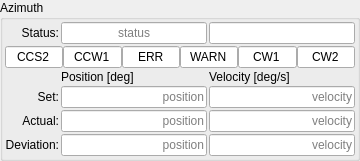
       <widget class="QGroupBox" name="groupBox_azimuth">
        <property name="maximumSize">
         <size>
          <width>360</width>
          <height>16777215</height>
         </size>
        </property>
        <property name="title">
         <string>Azimuth</string>
        </property>
        <layout class="QGridLayout" name="gridLayout_4">
         <property name="leftMargin">
          <number>2</number>
         </property>
         <property name="topMargin">
          <number>2</number>
         </property>
         <property name="rightMargin">
          <number>2</number>
         </property>
         <property name="bottomMargin">
          <number>2</number>
         </property>
         <property name="spacing">
          <number>2</number>
         </property>
         <item row="5" column="0">
          <widget class="QLabel" name="label_14">
           <property name="text">
            <string>Deviation:</string>
           </property>
           <property name="alignment">
            <set>Qt::AlignRight|Qt::AlignTrailing|Qt::AlignVCenter</set>
           </property>
          </widget>
         </item>
         <item row="0" column="0">
          <widget class="QLabel" name="label_16">
           <property name="text">
            <string>Status:</string>
           </property>
           <property name="alignment">
            <set>Qt::AlignRight|Qt::AlignTrailing|Qt::AlignVCenter</set>
           </property>
          </widget>
         </item>
         <item row="0" column="2">
          <widget class="QLineEdit" name="line_edit_system_17">
           <property name="minimumSize">
            <size>
             <width>55</width>
             <height>22</height>
            </size>
           </property>
           <property name="maximumSize">
            <size>
             <width>16777215</width>
             <height>16777215</height>
            </size>
           </property>
           <property name="focusPolicy">
            <enum>Qt::NoFocus</enum>
           </property>
           <property name="text">
            <string/>
           </property>
           <property name="alignment">
            <set>Qt::AlignCenter</set>
           </property>
           <property name="readOnly">
            <bool>true</bool>
           </property>
           <property name="opcua" stdset="0">
            <string>Azimuth.Status.AxisMoving</string>
           </property>
           <property name="opcua_type" stdset="0">
            <string>Boolean</string>
           </property>
           <property name="led_colour" stdset="0">
            <string>green</string>
           </property>
          </widget>
         </item>
         <item row="5" column="2">
          <widget class="QLineEdit" name="opcua_Azimuth_v_Shape">
           <property name="minimumSize">
            <size>
             <width>0</width>
             <height>22</height>
            </size>
           </property>
           <property name="maximumSize">
            <size>
             <width>16777215</width>
             <height>16777215</height>
            </size>
           </property>
           <property name="focusPolicy">
            <enum>Qt::NoFocus</enum>
           </property>
           <property name="alignment">
            <set>Qt::AlignRight|Qt::AlignTrailing|Qt::AlignVCenter</set>
           </property>
           <property name="readOnly">
            <bool>true</bool>
           </property>
           <property name="placeholderText">
            <string>velocity</string>
           </property>
           <property name="opcua" stdset="0">
            <string>Azimuth.Status.v_Shape</string>
           </property>
          </widget>
         </item>
         <item row="0" column="1">
          <widget class="QLineEdit" name="opcua_Azimuth_AxisState">
           <property name="minimumSize">
            <size>
             <width>0</width>
             <height>22</height>
            </size>
           </property>
           <property name="maximumSize">
            <size>
             <width>16777215</width>
             <height>16777215</height>
            </size>
           </property>
           <property name="focusPolicy">
            <enum>Qt::NoFocus</enum>
           </property>
           <property name="alignment">
            <set>Qt::AlignCenter</set>
           </property>
           <property name="readOnly">
            <bool>true</bool>
           </property>
           <property name="placeholderText">
            <string>status</string>
           </property>
           <property name="opcua" stdset="0">
            <string>Azimuth.Status.AxisState</string>
           </property>
           <property name="opcua_type" stdset="0">
            <string>AxisStateType</string>
           </property>
          </widget>
         </item>
         <item row="4" column="1">
          <widget class="QLineEdit" name="opcua_Azimuth_p_Act">
           <property name="minimumSize">
            <size>
             <width>0</width>
             <height>22</height>
            </size>
           </property>
           <property name="maximumSize">
            <size>
             <width>16777215</width>
             <height>16777215</height>
            </size>
           </property>
           <property name="focusPolicy">
            <enum>Qt::NoFocus</enum>
           </property>
           <property name="alignment">
            <set>Qt::AlignRight|Qt::AlignTrailing|Qt::AlignVCenter</set>
           </property>
           <property name="readOnly">
            <bool>true</bool>
           </property>
           <property name="placeholderText">
            <string>position</string>
           </property>
           <property name="opcua" stdset="0">
            <string>Azimuth.Status.p_Act</string>
           </property>
          </widget>
         </item>
         <item row="3" column="2">
          <widget class="QLineEdit" name="opcua_Azimuth_v_SetMax">
           <property name="minimumSize">
            <size>
             <width>0</width>
             <height>22</height>
            </size>
           </property>
           <property name="maximumSize">
            <size>
             <width>16777215</width>
             <height>16777215</height>
            </size>
           </property>
           <property name="focusPolicy">
            <enum>Qt::NoFocus</enum>
           </property>
           <property name="alignment">
            <set>Qt::AlignRight|Qt::AlignTrailing|Qt::AlignVCenter</set>
           </property>
           <property name="readOnly">
            <bool>true</bool>
           </property>
           <property name="placeholderText">
            <string>velocity</string>
           </property>
           <property name="opcua" stdset="0">
            <string>Azimuth.Status.v_SetMax</string>
           </property>
          </widget>
         </item>
         <item row="2" column="2">
          <widget class="QLabel" name="label_11">
           <property name="maximumSize">
            <size>
             <width>120</width>
             <height>16777215</height>
            </size>
           </property>
           <property name="text">
            <string>Velocity [deg/s]</string>
           </property>
          </widget>
         </item>
         <item row="4" column="0">
          <widget class="QLabel" name="label_13">
           <property name="text">
            <string>Actual:</string>
           </property>
           <property name="alignment">
            <set>Qt::AlignRight|Qt::AlignTrailing|Qt::AlignVCenter</set>
           </property>
          </widget>
         </item>
         <item row="4" column="2">
          <widget class="QLineEdit" name="opcua_Azimuth_v_Act">
           <property name="minimumSize">
            <size>
             <width>0</width>
             <height>22</height>
            </size>
           </property>
           <property name="maximumSize">
            <size>
             <width>16777215</width>
             <height>16777215</height>
            </size>
           </property>
           <property name="focusPolicy">
            <enum>Qt::NoFocus</enum>
           </property>
           <property name="alignment">
            <set>Qt::AlignRight|Qt::AlignTrailing|Qt::AlignVCenter</set>
           </property>
           <property name="readOnly">
            <bool>true</bool>
           </property>
           <property name="placeholderText">
            <string>velocity</string>
           </property>
           <property name="opcua" stdset="0">
            <string>Azimuth.Status.v_Act</string>
           </property>
          </widget>
         </item>
         <item row="3" column="1">
          <widget class="QLineEdit" name="opcua_Azimuth_p_Set">
           <property name="minimumSize">
            <size>
             <width>0</width>
             <height>22</height>
            </size>
           </property>
           <property name="maximumSize">
            <size>
             <width>16777215</width>
             <height>16777215</height>
            </size>
           </property>
           <property name="focusPolicy">
            <enum>Qt::NoFocus</enum>
           </property>
           <property name="alignment">
            <set>Qt::AlignRight|Qt::AlignTrailing|Qt::AlignVCenter</set>
           </property>
           <property name="readOnly">
            <bool>true</bool>
           </property>
           <property name="placeholderText">
            <string>position</string>
           </property>
           <property name="opcua" stdset="0">
            <string>Azimuth.Status.p_Set</string>
           </property>
          </widget>
         </item>
         <item row="3" column="0">
          <widget class="QLabel" name="label_12">
           <property name="text">
            <string>Set:</string>
           </property>
           <property name="alignment">
            <set>Qt::AlignRight|Qt::AlignTrailing|Qt::AlignVCenter</set>
           </property>
          </widget>
         </item>
         <item row="2" column="1">
          <widget class="QLabel" name="label_10">
           <property name="maximumSize">
            <size>
             <width>120</width>
             <height>16777215</height>
            </size>
           </property>
           <property name="text">
            <string>Position [deg]</string>
           </property>
          </widget>
         </item>
         <item row="5" column="1">
          <widget class="QLineEdit" name="opcua_Azimuth_p_Dev">
           <property name="minimumSize">
            <size>
             <width>0</width>
             <height>22</height>
            </size>
           </property>
           <property name="maximumSize">
            <size>
             <width>16777215</width>
             <height>16777215</height>
            </size>
           </property>
           <property name="focusPolicy">
            <enum>Qt::NoFocus</enum>
           </property>
           <property name="alignment">
            <set>Qt::AlignRight|Qt::AlignTrailing|Qt::AlignVCenter</set>
           </property>
           <property name="readOnly">
            <bool>true</bool>
           </property>
           <property name="placeholderText">
            <string>position</string>
           </property>
           <property name="opcua" stdset="0">
            <string>Azimuth.Status.p_Dev</string>
           </property>
          </widget>
         </item>
         <item row="1" column="0" colspan="3">
          <layout class="QHBoxLayout" name="horizontalLayout_11">
           <property name="spacing">
            <number>0</number>
           </property>
           <item>
            <widget class="QLineEdit" name="azimuth_err_lim2ccw">
             <property name="minimumSize">
              <size>
               <width>0</width>
               <height>20</height>
              </size>
             </property>
             <property name="focusPolicy">
              <enum>Qt::NoFocus</enum>
             </property>
             <property name="text">
              <string>CCS2</string>
             </property>
             <property name="alignment">
              <set>Qt::AlignCenter</set>
             </property>
             <property name="readOnly">
              <bool>true</bool>
             </property>
             <property name="opcua" stdset="0">
              <string>Azimuth.ErrorStatus.errLim2CCW</string>
             </property>
             <property name="opcua_type" stdset="0">
              <string>Boolean</string>
             </property>
             <property name="led_colour" stdset="0">
              <string>red</string>
             </property>
            </widget>
           </item>
           <item>
            <widget class="QLineEdit" name="azimuth_warn_lim1ccw">
             <property name="minimumSize">
              <size>
               <width>50</width>
               <height>20</height>
              </size>
             </property>
             <property name="focusPolicy">
              <enum>Qt::NoFocus</enum>
             </property>
             <property name="text">
              <string>CCW1</string>
             </property>
             <property name="alignment">
              <set>Qt::AlignCenter</set>
             </property>
             <property name="readOnly">
              <bool>true</bool>
             </property>
             <property name="opcua" stdset="0">
              <string>Azimuth.WarningStatus.waLim1CCW</string>
             </property>
             <property name="opcua_type" stdset="0">
              <string>Boolean</string>
             </property>
             <property name="led_colour" stdset="0">
              <string>yellow</string>
             </property>
            </widget>
           </item>
           <item>
            <widget class="QLineEdit" name="lineEdit_27">
             <property name="minimumSize">
              <size>
               <width>0</width>
               <height>20</height>
              </size>
             </property>
             <property name="focusPolicy">
              <enum>Qt::NoFocus</enum>
             </property>
             <property name="text">
              <string>ERR</string>
             </property>
             <property name="alignment">
              <set>Qt::AlignCenter</set>
             </property>
             <property name="readOnly">
              <bool>true</bool>
             </property>
             <property name="opcua" stdset="0">
              <string>Management.ErrorStatus.errAzimuth</string>
             </property>
             <property name="opcua_type" stdset="0">
              <string>Boolean</string>
             </property>
             <property name="led_colour" stdset="0">
              <string>red</string>
             </property>
            </widget>
           </item>
           <item>
            <widget class="QLineEdit" name="lineEdit_28">
             <property name="minimumSize">
              <size>
               <width>50</width>
               <height>20</height>
              </size>
             </property>
             <property name="focusPolicy">
              <enum>Qt::NoFocus</enum>
             </property>
             <property name="text">
              <string>WARN</string>
             </property>
             <property name="alignment">
              <set>Qt::AlignCenter</set>
             </property>
             <property name="readOnly">
              <bool>true</bool>
             </property>
             <property name="opcua" stdset="0">
              <string>Management.WarningStatus.waAzimuth</string>
             </property>
             <property name="opcua_type" stdset="0">
              <string>Boolean</string>
             </property>
             <property name="led_colour" stdset="0">
              <string>orange</string>
             </property>
            </widget>
           </item>
           <item>
            <widget class="QLineEdit" name="lineEdit_29">
             <property name="minimumSize">
              <size>
               <width>0</width>
               <height>20</height>
              </size>
             </property>
             <property name="focusPolicy">
              <enum>Qt::NoFocus</enum>
             </property>
             <property name="text">
              <string>CW1</string>
             </property>
             <property name="alignment">
              <set>Qt::AlignCenter</set>
             </property>
             <property name="readOnly">
              <bool>true</bool>
             </property>
             <property name="opcua" stdset="0">
              <string>Azimuth.WarningStatus.waLim1CW</string>
             </property>
             <property name="opcua_type" stdset="0">
              <string>Boolean</string>
             </property>
             <property name="led_colour" stdset="0">
              <string>yellow</string>
             </property>
            </widget>
           </item>
           <item>
            <widget class="QLineEdit" name="lineEdit_30">
             <property name="minimumSize">
              <size>
               <width>0</width>
               <height>20</height>
              </size>
             </property>
             <property name="focusPolicy">
              <enum>Qt::NoFocus</enum>
             </property>
             <property name="text">
              <string>CW2</string>
             </property>
             <property name="alignment">
              <set>Qt::AlignCenter</set>
             </property>
             <property name="readOnly">
              <bool>true</bool>
             </property>
             <property name="opcua" stdset="0">
              <string>Azimuth.ErrorStatus.errLim2CW</string>
             </property>
             <property name="opcua_type" stdset="0">
              <string>Boolean</string>
             </property>
             <property name="led_colour" stdset="0">
              <string>red</string>
             </property>
            </widget>
           </item>
          </layout>
         </item>
        </layout>
       </widget>
